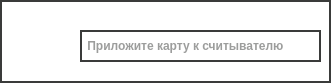
<?xml version="1.0" encoding="UTF-8"?>
<ui version="4.0">
 <class>Form</class>
 <widget class="QWidget" name="Form">
  <property name="windowModality">
   <enum>Qt::ApplicationModal</enum>
  </property>
  <property name="geometry">
   <rect>
    <x>0</x>
    <y>0</y>
    <width>331</width>
    <height>83</height>
   </rect>
  </property>
  <property name="windowTitle">
   <string>Form</string>
  </property>
  <property name="styleSheet">
   <string notr="true">QWidget{
	background-color:#ffffff;
	color:#3a3b3a;
	border-color:#3a3b3a;
	border-style: solid;
	border-width:2px;
}
QLineEdit{
	background-color:#ffffff;
	color:#3a3b3a;
	border-color:#3a3b3a;
	border-style:solid;;
	border-width:2px;
	height:25px;
	font:bold
}
QLabel{
	border: 0px solid #ffffff;
}</string>
  </property>
  <widget class="QLineEdit" name="rfid">
   <property name="geometry">
    <rect>
     <x>80</x>
     <y>30</y>
     <width>241</width>
     <height>32</height>
    </rect>
   </property>
   <property name="contextMenuPolicy">
    <enum>Qt::NoContextMenu</enum>
   </property>
   <property name="echoMode">
    <enum>QLineEdit::Password</enum>
   </property>
   <property name="placeholderText">
    <string> Приложите карту к считывателю</string>
   </property>
   <property name="cursorMoveStyle">
    <enum>Qt::LogicalMoveStyle</enum>
   </property>
  </widget>
  <widget class="QLabel" name="label">
   <property name="geometry">
    <rect>
     <x>10</x>
     <y>10</y>
     <width>64</width>
     <height>64</height>
    </rect>
   </property>
   <property name="text">
    <string/>
   </property>
   <property name="pixmap">
    <pixmap>../../../Загрузки/rfid.gif</pixmap>
   </property>
   <property name="scaledContents">
    <bool>true</bool>
   </property>
  </widget>
 </widget>
 <resources/>
 <connections/>
</ui>
